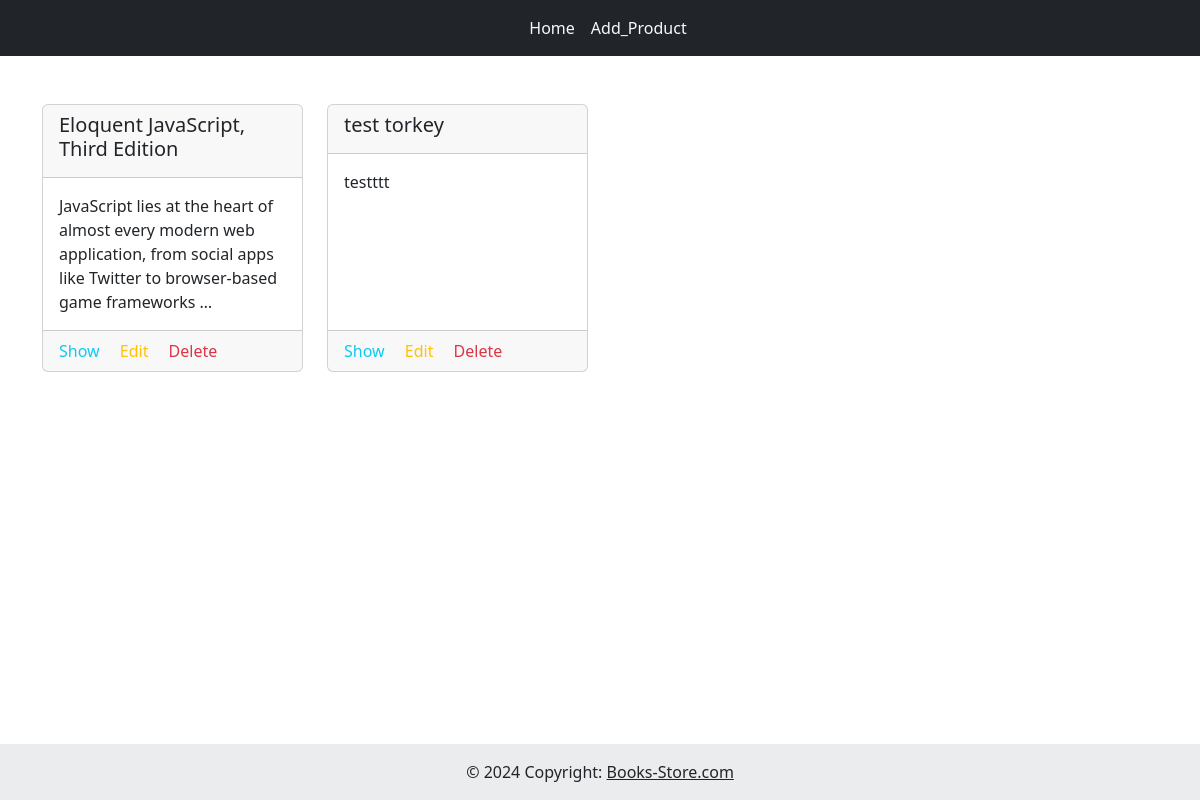
The page / on the database its author committed.
### home/models.py (models this page shows)
class Book(models.Model):
    title = models.CharField(max_length=255)
    description = models.TextField()
    rate = models.FloatField(null=True)
    views = models.IntegerField(null=True)

### home/views.py (the view)
# urls.py: path('', index, name='home-index'),
def index(request):
    data_context = {
        'data': Book.objects.all()
    }
    return render(request, 'books/books.html', context=data_context)

### home/templates/books/books.html (shortened to what this page needs)
{% extends 'main/main_layout.html' %}
{% block content %}
<div class="container mt-5 mb-5">
  <div class="row">
    {% for book in data %}
      <div class="col-md-3 mb-4">
        <div class="card h-100">
        <div class="card-header">
          <h5 class="card-title">{{ book.title }}</h5>
        </div>
          <div class="card-body">
            <p class="card-text">{{ book.description | truncatewords:20 }}</p>
          </div>
           <div class="card-footer">
            <a href="{% url 'books:book-details' book.id %}" class="text-info text-decoration-none w-100 me-3 mb-2">Show</a>
             <a href="{% url 'books:update-book' book.id %}" class="text-warning text-decoration-none me-3 w-100">Edit</a>
            <a href="{% url 'books:delete-book' book.id %}" class="text-danger text-decoration-none w-100 mb-2">Delete</a>
           </div>
        </div>
      </div>
    {% endfor %}
  </div>
</div>
{% endblock %}

### rows shown on the page
Book: title "Eloquent JavaScript, Third Edition", description "JavaScript lies at the heart of almost every modern web application, from social apps like Twitter to browser-based game frameworks …"
Book: title "test torkey", description "testttt"
